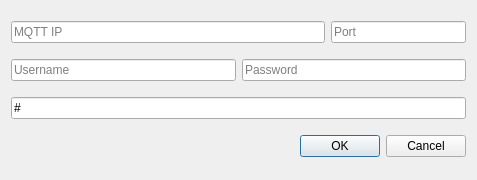
<?xml version="1.0" encoding="UTF-8"?>
<ui version="4.0">
 <class>MqttConnectionDialog</class>
 <widget class="QDialog" name="MqttConnectionDialog">
  <property name="geometry">
   <rect>
    <x>0</x>
    <y>0</y>
    <width>477</width>
    <height>180</height>
   </rect>
  </property>
  <property name="windowTitle">
   <string>MQTT Connection</string>
  </property>
  <property name="modal">
   <bool>true</bool>
  </property>
  <layout class="QVBoxLayout" name="verticalLayout">
   <item>
    <layout class="QHBoxLayout" name="hAddressLayout" stretch="7,3">
     <item>
      <widget class="QLineEdit" name="lineEditIp">
       <property name="text">
        <string/>
       </property>
       <property name="readOnly">
        <bool>false</bool>
       </property>
       <property name="placeholderText">
        <string>MQTT IP</string>
       </property>
      </widget>
     </item>
     <item>
      <widget class="QLineEdit" name="lineEditPort">
       <property name="text">
        <string/>
       </property>
       <property name="placeholderText">
        <string>Port</string>
       </property>
      </widget>
     </item>
    </layout>
   </item>
   <item>
    <layout class="QHBoxLayout" name="horizontalLayout">
     <item>
      <widget class="QLineEdit" name="lineEditUsername">
       <property name="text">
        <string/>
       </property>
       <property name="readOnly">
        <bool>false</bool>
       </property>
       <property name="placeholderText">
        <string>Username</string>
       </property>
      </widget>
     </item>
     <item>
      <widget class="QLineEdit" name="lineEditPassword">
       <property name="text">
        <string/>
       </property>
       <property name="echoMode">
        <enum>QLineEdit::Password</enum>
       </property>
       <property name="readOnly">
        <bool>false</bool>
       </property>
       <property name="placeholderText">
        <string>Password</string>
       </property>
      </widget>
     </item>
    </layout>
   </item>
   <item>
    <widget class="QLineEdit" name="lineEditContext">
     <property name="text">
      <string>#</string>
     </property>
     <property name="readOnly">
      <bool>false</bool>
     </property>
     <property name="placeholderText">
      <string>Context</string>
     </property>
    </widget>
   </item>
   <item>
    <widget class="QDialogButtonBox" name="buttonBox">
     <property name="orientation">
      <enum>Qt::Horizontal</enum>
     </property>
     <property name="standardButtons">
      <set>QDialogButtonBox::Cancel|QDialogButtonBox::Ok</set>
     </property>
    </widget>
   </item>
  </layout>
 </widget>
 <resources/>
 <connections>
  <connection>
   <sender>buttonBox</sender>
   <signal>accepted()</signal>
   <receiver>MqttConnectionDialog</receiver>
   <slot>accept()</slot>
   <hints>
    <hint type="sourcelabel">
     <x>248</x>
     <y>254</y>
    </hint>
    <hint type="destinationlabel">
     <x>157</x>
     <y>274</y>
    </hint>
   </hints>
  </connection>
  <connection>
   <sender>buttonBox</sender>
   <signal>rejected()</signal>
   <receiver>MqttConnectionDialog</receiver>
   <slot>reject()</slot>
   <hints>
    <hint type="sourcelabel">
     <x>316</x>
     <y>260</y>
    </hint>
    <hint type="destinationlabel">
     <x>286</x>
     <y>274</y>
    </hint>
   </hints>
  </connection>
 </connections>
</ui>
